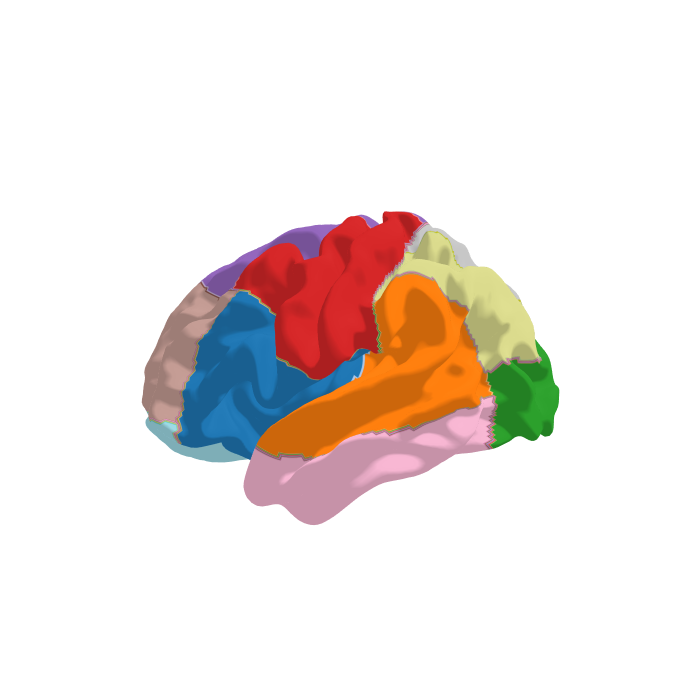

Notebook source saved alongside this figure:
### Code cell
solver.plot(parcs[:,0], cmap='tab20')

### Figure 1 — Plotly figure (JSON) as saved in the notebook; plotly's stock layout.template omitted (floating-point values rounded to 4 significant figures; data arrays with more than 128 entries replaced by an {"elided": "..."} marker saying what was removed)
{"data": [{"cmax": 10, "cmin": 1, "colorscale": {"elided": "256x2 mixed values"}, "flatshading": false, "i": {"elided": "64980 int values"}, "intensity": {"elided": "32492 float values"}, "j": {"elided": "64980 int values"}, "k": {"elided": "64980 int values"}, "showscale": false, "type": "mesh3d", "x": {"elided": "32492 float values"}, "y": {"elided": "32492 float values"}, "z": {"elided": "32492 float values"}}], "layout": {"height": 700, "scene": {"aspectmode": "data", "camera": {"eye": {"x": -2, "y": 0, "z": 0}}, "xaxis": {"showbackground": false, "showgrid": false, "showticklabels": false, "title": {"text": ""}}, "yaxis": {"showbackground": false, "showgrid": false, "showticklabels": false, "title": {"text": ""}}, "zaxis": {"showbackground": false, "showgrid": false, "showticklabels": false, "title": {"text": ""}}}, "width": 700}}
